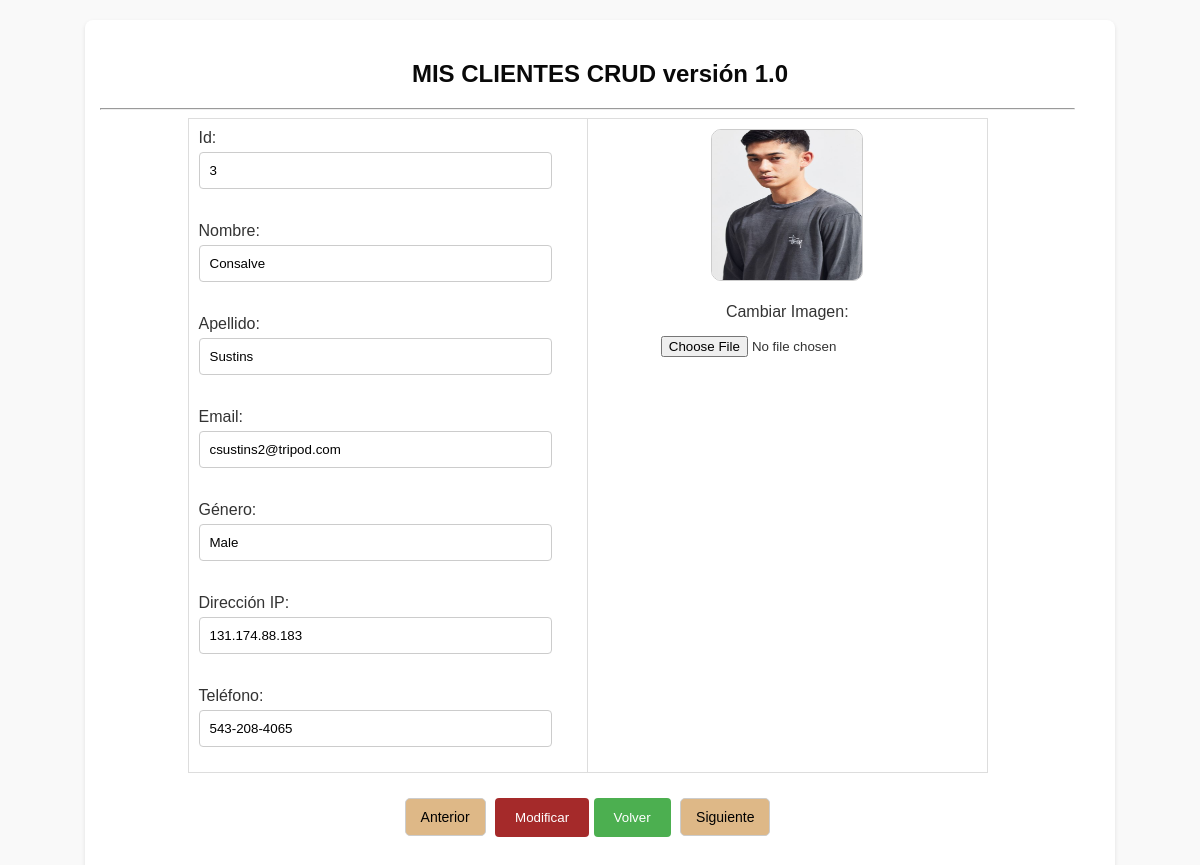
Screenshot of /index.php?orden=Modificar&id=3 (signed in) with the database file from the repository.
### tables this page shows
create table clientes (
	id INT(8) auto_increment not null,
	first_name VARCHAR(50),
	last_name VARCHAR(50),
	email VARCHAR(50),
	gender VARCHAR(50),
	ip_address VARCHAR(20),
	telefono VARCHAR(50),
	CONSTRAINT pk_usuarios PRIMARY KEY(id)
);

### app/controllers/crudclientes.php (called while the page is built, shortened)
<?php
function crudModificar($id)
{
    $db = AccesoDatosPDO::getModelo();
    $cli = $db->getCliente($id);
    $orden = "Modificar";
    $imageUrl = imagenCliente($cli->id);
    include_once "app/views/formulario.php";
}

### app/models/AccesoDatosPDO.php (called while the page is built, shortened)
<?php
class AccesoDatosPDO
{
    private static $modelo = null;
    private $dbh = null;
    public static function getModelo()
    {
        if (self::$modelo == null) {
            self::$modelo = new AccesoDatosPDO();
        }
        return self::$modelo;
    }
    private function __construct()
    {
        try {
            $dsn = "mysql:host=" . DB_SERVER . ";dbname=" . DATABASE . ";charset=utf8";
            $this->dbh = new PDO($dsn, DB_USER, DB_PASSWD);
            $this->dbh->setAttribute(PDO::ATTR_ERRMODE, PDO::ERRMODE_EXCEPTION);
        } catch (PDOException $e) {
            echo "Error de conexión " . $e->getMessage();
            exit();
        }
    }
    public function getCliente(int $id)
    {
        $cli = false;
        $stmt_cli   = $this->dbh->prepare("select * from clientes where id=:id");
        $stmt_cli->setFetchMode(PDO::FETCH_CLASS, 'Cliente');
        $stmt_cli->bindParam(':id', $id);
        if ($stmt_cli->execute()) {
            if ($obj = $stmt_cli->fetch()) {
                $cli = $obj;
            }
        }
        return $cli;
    }
}

### app/models/Cliente.php (called while the page is built, shortened)
<?php
class Cliente {
   function __get($name)
   {
       if ( property_exists($this,$name)){
           return $this->$name;
       }
   }
}

### app/helpers/util.php (called while the page is built, shortened)
<?php
function imagenCliente($id)
{
    $nombreImagen = str_pad($id, 8, '0', STR_PAD_LEFT);
    $rutaImagenJpg = "app/uploads/" . $nombreImagen . ".jpg";
    $rutaImagenPng = "app/uploads/" . $nombreImagen . ".png";
    if (file_exists($rutaImagenJpg)) {
        $hash = md5_file($rutaImagenJpg);
        $imageUrl = $rutaImagenJpg . "?v=" . $hash;
    } elseif (file_exists($rutaImagenPng)) {
        $hash = md5_file($rutaImagenPng);
        $imageUrl = $rutaImagenPng . "?v=" . $hash;
    } else {
        $imageUrl = "https://robohash.org/" . $id;
    }
    return $imageUrl;
}

### app/views/formulario.php (the view, shortened to what this page needs)
<hr>
<form method="POST" enctype="multipart/form-data">
    <table style="min-width: 600px; width: 100%;">
        <tr>
            <td style="width: 50%; vertical-align: top; padding-right: 20px; margin-right: 70px;">
                <label for="id" <?= ($orden == "Nuevo") ? 'style="display:none;"' : "" ?>>Id:</label>
                <input type="text" name="id" readonly value="<?= ($orden == "Modificar") ? $cli->id : '' ?>" <?= ($orden == "Nuevo") ? 'style="display:none;"' : "" ?>>
                <br><br>
                <label for="first_name">Nombre:</label>
                <input type="text" id="first_name" name="first_name" value="<?= ($orden == "Nuevo") ? (isset($_POST['first_name']) ? $_POST['first_name'] : '') : $cli->first_name  ?>">
                <br><br>
                <label for="last_name">Apellido:</label>
                <input type="text" id="last_name" name="last_name" value="<?= ($orden == "Nuevo") ? (isset($_POST['last_name']) ? $_POST['last_name'] : '') : $cli->last_name ?>">
                <br><br>
                <label for="email">Email:</label>
                <input type="email" id="email" name="email" value="<?= ($orden == "Nuevo") ? (isset($_POST['email']) ? $_POST['email'] : '') : $cli->email ?>">
                <br><br>
                <label for="gender">Género:</label>
                <input type="text" id="gender" name="gender" value="<?= ($orden == "Nuevo") ? (isset($_POST['gender']) ? $_POST['gender'] : '') : $cli->gender ?>">
                <br><br>
                <label for="ip_address">Dirección IP:</label>
                <input type="text" id="ip_address" name="ip_address" value="<?= ($orden == "Nuevo") ? (isset($_POST['ip_address']) ? $_POST['ip_address'] : '') : $cli->ip_address ?>">
                <br><br>
                <label for="telefono">Teléfono:</label>
                <input type="text" id="telefono" name="telefono" value="<?= ($orden == "Nuevo") ? (isset($_POST['telefono']) ? $_POST['telefono'] : '') : $cli->telefono ?>">
            </td>
            <?php if (!empty($imageUrl)): ?>
                <td style="width: 50%; vertical-align: top; text-align: center; position: relative;">
                    <img src="<?= $imageUrl ?>" alt="Imagen del cliente" style="width: 150px; height: 150px; border: 1px solid #ccc; border-radius: 10px;">
                    <?php if ($orden != "Nuevo"): ?>
                        <br><br>
                        <label for="imagen">Cambiar Imagen:</label>
                        <input type="file" id="imagenCambio" name="imagenCambio" accept="image/png, image/jpeg" style="margin-top: 10px;">
                    <?php endif; ?>
                </td>
            <?php endif; ?>
        </tr>
    </table>
    <?php if ($orden != "Nuevo"): ?>
        <button type="submit" name="orden" value="Anterior" style="background-color: burlywood;">Anterior</button>
    <?php endif; ?>
    <input type="submit" name="orden" value="<?= $orden ?>" style="background-color: brown;">
    <input type="submit" name="orden" value="Volver">
    <?php if ($orden != "Nuevo"): ?>
        <button type="submit" name="orden" value="Siguiente" style="background-color: burlywood;">Siguiente</button>
    <?php endif; ?>
</form>

### web/css/default.css (style rules this page uses)
body { font-family: Arial, sans-serif; margin: 0; padding: 0; background-color: #f9f9f9; color: #333; }
table { width: 100%; border-collapse: collapse; margin-bottom: 20px; }
th, td { border: 1px solid #ddd; padding: 10px; text-align: left; }
form { text-align: center; }
button { padding: 10px 15px; margin: 5px; border: 1px solid #ccc; border-radius: 5px; background-color: #ffffff; cursor: pointer; font-size: 14px; transition: background-color 0.3s; }
form { width: 800px; margin: 0 auto; }
label { display: block; margin-bottom: 5px; }
input[type="text"], input[type="email"], input[type="password"] { width: 90%; padding: 10px; margin-bottom: 15px; border: 1px solid #ccc; border-radius: 4px; }
input[type="submit"] { background-color: #4CAF50; color: white; padding: 12px 20px; border: none; border-radius: 4px; cursor: pointer; }

### rows the page displays
clientes: id "3", first_name "Consalve", last_name "Sustins", email "csustins2@tripod.com", gender "Male", ip_address "131.174.88.183", telefono "543-208-4065"
